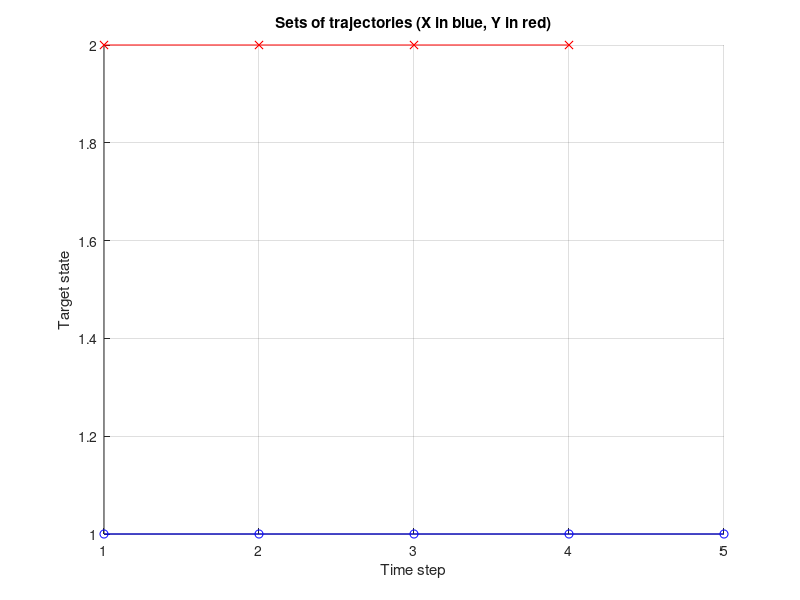

Recreate this plot in MATLAB. (Note: this script raises an error after producing the figure.)
%This file provides a simple demo with one-dimensional target states to use the TGOSPA quasi-metric on sets of trajectories

%A. F. García-Fernández, J. Gu, L. Svensson, Y. Xia, J. Krejcí, O. Kost, O. Straka “GOSPA and T-GOSPA quasi-metrics for evaluation of multi-object tracking algorithms,” 
% accepted in IEEE Transactions on Aerospace and Electronic Systems, 2026.

% The q-metric can penalise missed and false targets with different costs.

%Author: Ángel García-Fernández
clear

% Choose example number below
example_id=2; %Value from 1 to 7

% parameters of the quasi-metric
c=5; 
p=1; 
gamma=1;
rho=0.7; %rho must be between 0 and 1


% structures for X and Y. X will define the grounth truth set of
% trajectories. Y will define the estimated sets of trajectories.
% Meaning of the struct fields is explained in LPTrajMetric_cluster.m
X = struct('xState', [], 'tVec', [], 'iVec', []);
Y = struct('xState', [], 'tVec', [], 'iVec', []);

%Parameters to define sets of trajectories
delVal = 1;
DelVal = 0.1;
switch example_id
    case 1
        % Example 1
        %T is the total number of time steps
        %stDim Target state dimension
        %nx: number of trajectories in X
        %ny: number of trajectories in Y
        T = 5; stDim = 1; nx = 1; 
        X.xState = ones(stDim, T, nx); 
        X.tVec = 1; 
        X.iVec = T;
        ny = 1;
        Y.xState = X.xState + delVal; 
        Y.tVec = 1; 
        Y.iVec = T;
        
    case 2
        % Example 2
        T = 5; stDim = 1; nx = 1;
        X.xState = ones(stDim, T, nx); 
        X.tVec = [1]; 
        X.iVec = [T];
        ny = 1;
        Y.xState = ones(stDim, T, nx)+ delVal; Y.tVec = [1]; 
        Y.iVec = [T-1];
        
    case 3
        % Example 3
        T = 5; stDim = 1; nx = 1;
        X.xState = ones(stDim, T, nx); 
        X.tVec = [1]; 
        X.iVec = [T];
        ny  = 2;
        Y.xState = repmat(X.xState + DelVal, [1, 1, ny]); 
        Y.tVec = [1, 4]';
        Y.iVec = [3, 2]';
        
    case 4
        % Example 4
        T = 5; stDim = 1; nx = 3;
        X.xState = ones(stDim, T, nx); 
        X.tVec = [1, 1, 4]'; 
        X.iVec = [T, 3, 2]';
        X.xState(:, :, 2:3) = X.xState(:, :, 2:3)+ 2*DelVal+delVal;
        ny  = 3;
        Y.xState = repmat(X.xState(:,:,1)+DelVal, [1,1,ny]); Y.tVec = [1,4,1]';
        Y.xState(:, :, 3) = Y.xState(:, :, 3)+ delVal;
        Y.iVec = [3, 2, T]';
        
    case 5
        % Example 5
        T = 4; stDim = 1; nx = 2;
        X.xState = ones(stDim, T, nx); X.tVec = [1, 1]'; 
        X.iVec = [T, T]';
        X.xState(:, :, 2) = X.xState(:, :, 2)+ 2*DelVal+delVal;
        ny  = 2; 
        Tswi = 3;
        Y.xState = ones(stDim, T, nx); Y.tVec = [1, 1]'; Y.iVec = [T, T]';
        Y.xState(:, 1:Tswi-1, 1) = X.xState(:, 1:Tswi-1, 1)+ delVal;
        Y.xState(:, Tswi:T, 1) = X.xState(:, Tswi:T, 2) - delVal;
        Y.xState(:, 1:Tswi-1, 2) = X.xState(:, 1:Tswi-1, 2) - delVal;
        Y.xState(:, Tswi:T, 2) = X.xState(:, Tswi:T, 1)+ delVal;
        
    case 6
        % Example 6
        T = 4; stDim = 1; nx = 2;
        X.xState = ones(stDim, T, nx); X.tVec = [1, 1]'; X.iVec = [T, T]';
        X.xState(:, :, 2) = X.xState(:, :, 2)+ 2*DelVal+delVal;
        ny  = 3;
        Y.xState = ones(stDim, T, nx); Y.tVec = [1, 1, 3]'; Y.iVec = [T, 2, 2]';
        Y.xState(:, :, 1) = X.xState(:, :, 1)+ delVal;
        Y.xState(:, :, 2:3) = repmat(X.xState(:, :, 2)-delVal, [1 1 2]);
               
        
    case 7
        % Example where there can be holes in the trajectories, which are represented with nan symbol.
        T = 5; stDim = 1; nx = 2;
        X.xState = 0.5*ones(stDim, T, nx); X.tVec = [1, 1]'; X.iVec = [T, T]';
        X.xState(:, :, 2) = X.xState(:, :, 2)+ 5*DelVal+delVal;
        X.xState(:, 3, 2) = nan; %The second trajectory in X has a hole at time step 2. This is why it does not create track switch
        
        ny  = 2;
        Y.xState = ones(stDim, T, nx); Y.tVec = [1, 1]'; Y.iVec = [T, T]';
        Y.xState(:, :, 1) = X.xState(:, :, 1)+ delVal;
        Y.xState(:, :, 2) = zeros(stDim, T, 1);

        %Y.xState(:, :, 2:3) = repmat(X.xState(:, :, 2)-delVal, [1 1 2]);
                
end

%Plot scenario
figure(1)
clf
hold on
for i=1:nx
   start_time= X.tVec(i);
   end_time=X.iVec(i)+X.tVec(i)-1;
   plot(start_time:end_time, X.xState(1,start_time:end_time,i),'-ob')
end

for i=1:ny
   start_time= Y.tVec(i);
   end_time=Y.iVec(i)+Y.tVec(i)-1;
   plot(start_time:end_time, Y.xState(1,start_time:end_time,i),'-xr')
end

hold off
grid on
xlabel('Time step')
ylabel('Target state')
title('Sets of trajectories (X in blue, Y in red)')




% LP metric and its decomposition into costs for localisation, missed
% targets, false targets and track switches (See Sec. IV.D)
[dxy_metric, loc_cost_metric, miss_cost_metric, fa_cost_metric, switch_cost_metric]=LPTrajMetric_cluster(X, Y, c, p, gamma)
[dxy, loc_cost, miss_cost, fa_cost, switch_cost]=LPTrajQMetric_cluster(X, Y, c, p, gamma,rho)

%Note loc_cost,miss_cost, fa_cost and switch_cost are already given to the p-th
%power
disp('Metric value')
disp(dxy)
disp('T-GOSPA quasi-metric decomposition: localisation error, missed target cost, false target cost, switching cost')
disp([nthroot(sum(loc_cost),p), nthroot(sum(miss_cost),p), nthroot(sum(fa_cost),p), nthroot(sum(switch_cost),p)])

%Overall metric decomposed against time steps
dxy_time=nthroot(loc_cost+miss_cost+fa_cost+[0;switch_cost],p);

figure(2)
plot(1:T,dxy_time,'black',...
1:T,nthroot(loc_cost,p),'--red',...
1:T,nthroot(miss_cost,p),'-.green',...
1:T,nthroot(fa_cost,p),'-*blue',...
1:T,nthroot([0;switch_cost],p),'-+m','Linewidth',1.3)

grid on
legend('Total','Localisation','Missed','False','Switch')
ylabel('T-GOSPA quasi-metric decomposition')
xlabel('Time step')
